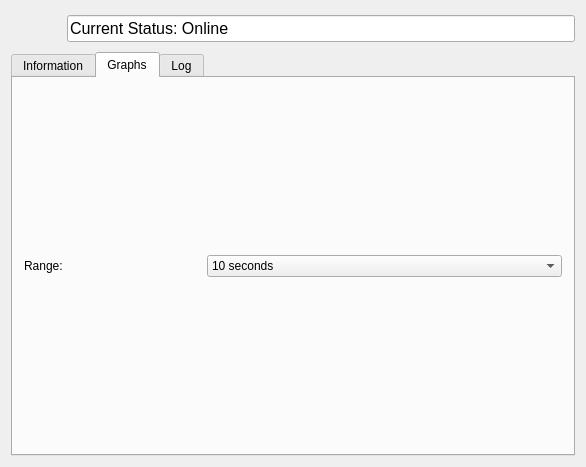
<?xml version="1.0" encoding="UTF-8"?>
<ui version="4.0">
 <class>overview_widget</class>
 <widget class="QWidget" name="overview_widget">
  <property name="geometry">
   <rect>
    <x>0</x>
    <y>0</y>
    <width>586</width>
    <height>467</height>
   </rect>
  </property>
  <property name="sizePolicy">
   <sizepolicy hsizetype="Minimum" vsizetype="Preferred">
    <horstretch>0</horstretch>
    <verstretch>0</verstretch>
   </sizepolicy>
  </property>
  <property name="windowTitle">
   <string>Widget</string>
  </property>
  <layout class="QVBoxLayout" name="verticalLayout_2">
   <item>
    <layout class="QVBoxLayout" name="widget_vertical_layout">
     <item>
      <layout class="QHBoxLayout" name="status_horizontal_layout">
       <item>
        <widget class="QLabel" name="status_light_label">
         <property name="sizePolicy">
          <sizepolicy hsizetype="Fixed" vsizetype="Fixed">
           <horstretch>1</horstretch>
           <verstretch>1</verstretch>
          </sizepolicy>
         </property>
         <property name="minimumSize">
          <size>
           <width>35</width>
           <height>35</height>
          </size>
         </property>
         <property name="maximumSize">
          <size>
           <width>40</width>
           <height>40</height>
          </size>
         </property>
         <property name="sizeIncrement">
          <size>
           <width>50</width>
           <height>50</height>
          </size>
         </property>
         <property name="baseSize">
          <size>
           <width>50</width>
           <height>50</height>
          </size>
         </property>
         <property name="text">
          <string/>
         </property>
         <property name="pixmap">
          <pixmap>graphics/Ampel Zeichen green.png</pixmap>
         </property>
         <property name="scaledContents">
          <bool>true</bool>
         </property>
        </widget>
       </item>
       <item>
        <spacer name="horizontal_spacer">
         <property name="orientation">
          <enum>Qt::Horizontal</enum>
         </property>
         <property name="sizeType">
          <enum>QSizePolicy::Minimum</enum>
         </property>
         <property name="sizeHint" stdset="0">
          <size>
           <width>10</width>
           <height>20</height>
          </size>
         </property>
        </spacer>
       </item>
       <item>
        <widget class="QLineEdit" name="status_text_line_edit">
         <property name="font">
          <font>
           <pointsize>12</pointsize>
          </font>
         </property>
         <property name="text">
          <string>Current Status: Online</string>
         </property>
         <property name="readOnly">
          <bool>true</bool>
         </property>
        </widget>
       </item>
      </layout>
     </item>
     <item>
      <widget class="QTabWidget" name="tab_widget">
       <property name="currentIndex">
        <number>1</number>
       </property>
       <widget class="QWidget" name="information_tab">
        <attribute name="title">
         <string>Information</string>
        </attribute>
        <layout class="QHBoxLayout" name="horizontalLayout_3">
         <item>
          <widget class="QTextBrowser" name="information_tab_text_browser">
           <property name="html">
            <string>&lt;!DOCTYPE HTML PUBLIC &quot;-//W3C//DTD HTML 4.0//EN&quot; &quot;http://www.w3.org/TR/REC-html40/strict.dtd&quot;&gt;
&lt;html&gt;&lt;head&gt;&lt;meta name=&quot;qrichtext&quot; content=&quot;1&quot; /&gt;&lt;style type=&quot;text/css&quot;&gt;
p, li { white-space: pre-wrap; }
&lt;/style&gt;&lt;/head&gt;&lt;body style=&quot; font-family:'MS Shell Dlg 2'; font-size:7.5pt; font-weight:400; font-style:normal;&quot;&gt;
&lt;p style=&quot; margin-top:0px; margin-bottom:0px; margin-left:0px; margin-right:0px; -qt-block-indent:0; text-indent:0px;&quot;&gt;&lt;span style=&quot; font-size:8pt;&quot;&gt;Incoming Traffic: 10 Mb/s&lt;/span&gt;&lt;/p&gt;
&lt;p style=&quot; margin-top:0px; margin-bottom:0px; margin-left:0px; margin-right:0px; -qt-block-indent:0; text-indent:0px;&quot;&gt;&lt;span style=&quot; font-size:8pt;&quot;&gt;Amount of connected nodes: 55&lt;/span&gt;&lt;/p&gt;
&lt;p style=&quot; margin-top:0px; margin-bottom:0px; margin-left:0px; margin-right:0px; -qt-block-indent:0; text-indent:0px;&quot;&gt;&lt;span style=&quot; font-size:8pt;&quot;&gt;Amount of connected hosts: 35&lt;/span&gt;&lt;/p&gt;
&lt;p style=&quot; margin-top:0px; margin-bottom:0px; margin-left:0px; margin-right:0px; -qt-block-indent:0; text-indent:0px;&quot;&gt;&lt;span style=&quot; font-size:8pt;&quot;&gt;Amout of topics: 14&lt;/span&gt;&lt;/p&gt;
&lt;p style=&quot; margin-top:0px; margin-bottom:0px; margin-left:0px; margin-right:0px; -qt-block-indent:0; text-indent:0px;&quot;&gt;&lt;span style=&quot; font-size:8pt;&quot;&gt;Average traffic of all hosts: 4 Gb/s&lt;/span&gt;&lt;/p&gt;
&lt;p style=&quot; margin-top:0px; margin-bottom:0px; margin-left:0px; margin-right:0px; -qt-block-indent:0; text-indent:0px;&quot;&gt;&lt;span style=&quot; font-size:8pt;&quot;&gt;Average CPU-Load on all hosts: 55%&lt;/span&gt;&lt;/p&gt;&lt;/body&gt;&lt;/html&gt;</string>
           </property>
          </widget>
         </item>
        </layout>
       </widget>
       <widget class="QWidget" name="graphs_tab">
        <attribute name="title">
         <string>Graphs</string>
        </attribute>
        <layout class="QVBoxLayout" name="verticalLayout_4">
         <item>
          <layout class="QVBoxLayout" name="graphs_tab_vertical_layout">
           <item>
            <layout class="QHBoxLayout" name="range_horizontal_layout">
             <item>
              <widget class="QLabel" name="range_label">
               <property name="sizePolicy">
                <sizepolicy hsizetype="Minimum" vsizetype="Preferred">
                 <horstretch>1</horstretch>
                 <verstretch>0</verstretch>
                </sizepolicy>
               </property>
               <property name="text">
                <string>Range:</string>
               </property>
              </widget>
             </item>
             <item>
              <widget class="QComboBox" name="range_combo_box">
               <property name="sizePolicy">
                <sizepolicy hsizetype="MinimumExpanding" vsizetype="Fixed">
                 <horstretch>2</horstretch>
                 <verstretch>0</verstretch>
                </sizepolicy>
               </property>
               <property name="minimumSize">
                <size>
                 <width>40</width>
                 <height>0</height>
                </size>
               </property>
               <property name="baseSize">
                <size>
                 <width>40</width>
                 <height>0</height>
                </size>
               </property>
               <item>
                <property name="text">
                 <string>10 seconds</string>
                </property>
               </item>
               <item>
                <property name="text">
                 <string>30 Seconds</string>
                </property>
               </item>
               <item>
                <property name="text">
                 <string>5 minutes</string>
                </property>
               </item>
              </widget>
             </item>
            </layout>
           </item>
          </layout>
         </item>
        </layout>
       </widget>
       <widget class="QWidget" name="log_tab">
        <attribute name="title">
         <string>Log</string>
        </attribute>
        <layout class="QHBoxLayout" name="horizontalLayout_5">
         <item>
          <widget class="QTreeWidget" name="log_tab_tree_widget">
           <column>
            <property name="text">
             <string>Typ</string>
            </property>
           </column>
           <column>
            <property name="text">
             <string>Date</string>
            </property>
           </column>
           <column>
            <property name="text">
             <string>Location</string>
            </property>
           </column>
           <column>
            <property name="text">
             <string>Message</string>
            </property>
           </column>
           <item>
            <property name="text">
             <string>Error</string>
            </property>
            <property name="background">
             <brush brushstyle="SolidPattern">
              <color alpha="130">
               <red>255</red>
               <green>0</green>
               <blue>0</blue>
              </color>
             </brush>
            </property>
            <property name="text">
             <string>26.05.2014 - 12:43:12</string>
            </property>
            <property name="text">
             <string>/gazbeo</string>
            </property>
            <property name="text">
             <string>Not responding</string>
            </property>
           </item>
           <item>
            <property name="text">
             <string>Warning</string>
            </property>
            <property name="text">
             <string>26.05.2014 - 12:40:35</string>
            </property>
            <property name="text">
             <string>/robots/lwr1/safe_cartesian</string>
            </property>
            <property name="text">
             <string>Failed to send message on /robots/lwr1/set_joints</string>
            </property>
           </item>
           <item>
            <property name="text">
             <string>Error</string>
            </property>
            <property name="background">
             <brush brushstyle="SolidPattern">
              <color alpha="130">
               <red>255</red>
               <green>0</green>
               <blue>0</blue>
              </color>
             </brush>
            </property>
            <property name="text">
             <string>26.05.2014 - 12:40:28</string>
            </property>
            <property name="background">
             <brush brushstyle="NoBrush">
              <color alpha="0">
               <red>255</red>
               <green>0</green>
               <blue>0</blue>
              </color>
             </brush>
            </property>
            <property name="text">
             <string>/gazebo</string>
            </property>
            <property name="background">
             <brush brushstyle="NoBrush">
              <color alpha="200">
               <red>0</red>
               <green>0</green>
               <blue>0</blue>
              </color>
             </brush>
            </property>
            <property name="text">
             <string>Not responding</string>
            </property>
            <item>
             <property name="text">
              <string>Update</string>
             </property>
             <property name="background">
              <brush brushstyle="SolidPattern">
               <color alpha="140">
                <red>0</red>
                <green>150</green>
                <blue>0</blue>
               </color>
              </brush>
             </property>
             <property name="text">
              <string>26.05.2014 - 12:41:13</string>
             </property>
             <property name="text">
              <string>/gazebo</string>
             </property>
             <property name="text">
              <string>Responds again, normal functionality</string>
             </property>
            </item>
           </item>
           <item>
            <property name="text">
             <string>Information</string>
            </property>
            <property name="text">
             <string>26.05.2014 - 12:38:12</string>
            </property>
            <property name="text">
             <string>/overview_widget</string>
            </property>
            <property name="text">
             <string>Startet this widget</string>
            </property>
           </item>
          </widget>
         </item>
        </layout>
       </widget>
      </widget>
     </item>
    </layout>
   </item>
  </layout>
 </widget>
 <layoutdefault spacing="6" margin="11"/>
 <resources/>
 <connections/>
</ui>
